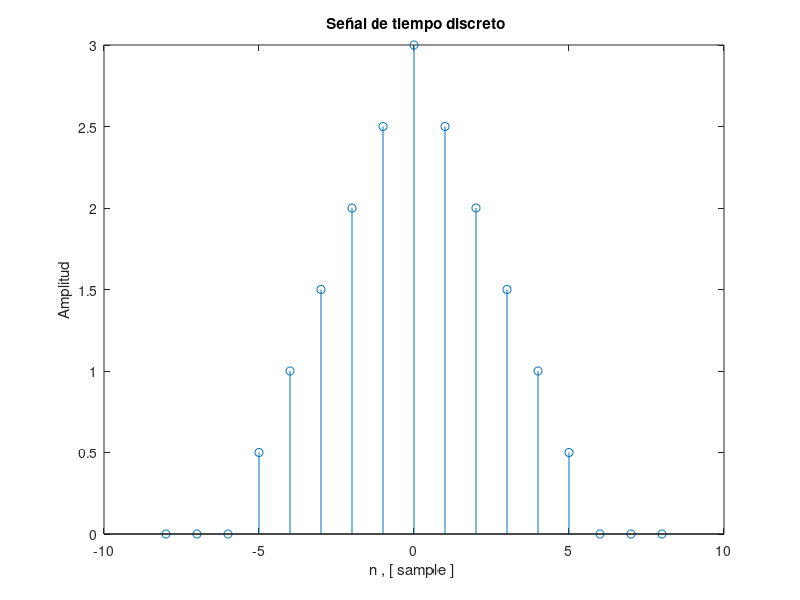

Write the MATLAB code that produced this figure.
n = -8:1:8; % Vector de tiempo discreo
x_n= [0,0,0,0.5,1,1.5,2,2.5,3,2.5,2,1.5,1,0.5,0,0,0] ; % señal x_n
stem(n,x_n) ; % Dibujar la señal
title( ' Señal de tiempo discreto' ) ;
xlabel( 'n , [ sample ] ' ) ;
ylabel( ' Amplitud ' ) ;